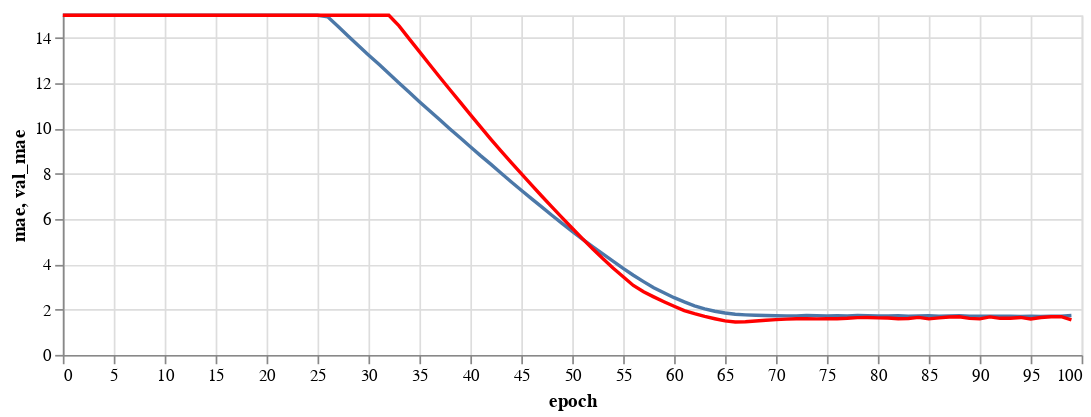

Notebook source saved alongside this figure:
### Code cell
train_error = alt.Chart(hist,height=200,width=600).mark_line().encode(alt.X('epoch'),alt.Y('mae',scale=alt.Scale(domain=[0,15],clamp=True)))
val_error = alt.Chart(hist,height=200,width=600).mark_line(color='red').encode(alt.X('epoch'),alt.Y('val_mae',scale=alt.Scale(domain=[0,15])))

train_error + val_error

### Figure 1 — Vega-Lite specification as saved in the notebook (floating-point values rounded to 4 significant figures)
{"config": {"view": {"continuousWidth": 400, "continuousHeight": 300}}, "layer": [{"mark": "line", "encoding": {"x": {"type": "quantitative", "field": "epoch"}, "y": {"type": "quantitative", "field": "mae", "scale": {"clamp": true, "domain": [0, 15]}}}, "height": 200, "width": 600}, {"mark": {"type": "line", "color": "red"}, "encoding": {"x": {"type": "quantitative", "field": "epoch"}, "y": {"type": "quantitative", "field": "val_mae", "scale": {"domain": [0, 15]}}}, "height": 200, "width": 600}], "data": {"name": "data-bbf2a0ac775bc1f8410e921b3b7d495b"}, "$schema": "https://vega.github.io/schema/vega-lite/v4.8.1.json", "datasets": {"data-bbf2a0ac775bc1f8410e921b3b7d495b": [{"loss": 1071.0, "mae": 28.2, "mse": 1071.0, "val_loss": 1619.0, "val_mae": 36.43, "val_mse": 1619.0, "epoch": 0}, {"loss": 985.8, "mae": 27.11, "mse": 985.8, "val_loss": 1516.0, "val_mae": 35.24, "val_mse": 1516.0, "epoch": 1}, {"loss": 927.1, "mae": 26.31, "mse": 927.1, "val_loss": 1432.0, "val_mae": 34.26, "val_mse": 1432.0, "epoch": 2}, {"loss": 879.3, "mae": 25.62, "mse": 879.3, "val_loss": 1361.0, "val_mae": 33.39, "val_mse": 1361.0, "epoch": 3}, {"loss": 837.5, "mae": 25.01, "mse": 837.5, "val_loss": 1297.0, "val_mae": 32.59, "val_mse": 1297.0, "epoch": 4}, {"loss": 799.5, "mae": 24.46, "mse": 799.5, "val_loss": 1237.0, "val_mae": 31.83, "val_mse": 1237.0, "epoch": 5}, {"loss": 764.2, "mae": 23.92, "mse": 764.2, "val_loss": 1182.0, "val_mae": 31.11, "val_mse": 1182.0, "epoch": 6}, {"loss": 731.5, "mae": 23.4, "mse": 731.5, "val_loss": 1130.0, "val_mae": 30.42, "val_mse": 1130.0, "epoch": 7}, {"loss": 700.3, "mae": 22.92, "mse": 700.3, "val_loss": 1080.0, "val_mae": 29.73, "val_mse": 1080.0, "epoch": 8}, {"loss": 670.4, "mae": 22.43, "mse": 670.4, "val_loss": 1032.0, "val_mae": 29.06, "val_mse": 1032.0, "epoch": 9}, {"loss": 642.0, "mae": 21.95, "mse": 642.0, "val_loss": 986.6, "val_mae": 28.41, "val_mse": 986.6, "epoch": 10}, {"loss": 614.5, "mae": 21.5, "mse": 614.5, "val_loss": 942.3, "val_mae": 27.77, "val_mse": 942.3, "epoch": 11}, {"loss": 588.2, "mae": 21.03, "mse": 588.2, "val_loss": 900.1, "val_mae": 27.13, "val_mse": 900.1, "epoch": 12}, {"loss": 562.5, "mae": 20.58, "mse": 562.5, "val_loss": 858.9, "val_mae": 26.5, "val_mse": 858.9, "epoch": 13}, {"loss": 537.7, "mae": 20.14, "mse": 537.7, "val_loss": 818.8, "val_mae": 25.87, "val_mse": 818.8, "epoch": 14}, {"loss": 513.5, "mae": 19.69, "mse": 513.5, "val_loss": 780.0, "val_mae": 25.25, "val_mse": 780.0, "epoch": 15}, {"loss": 490.1, "mae": 19.24, "mse": 490.1, "val_loss": 742.6, "val_mae": 24.63, "val_mse": 742.6, "epoch": 16}, {"loss": 467.6, "mae": 18.8, "mse": 467.6, "val_loss": 706.3, "val_mae": 24.02, "val_mse": 706.3, "epoch": 17}, {"loss": 445.6, "mae": 18.37, "mse": 445.6, "val_loss": 670.9, "val_mae": 23.41, "val_mse": 670.9, "epoch": 18}, {"loss": 424.2, "mae": 17.93, "mse": 424.2, "val_loss": 636.7, "val_mae": 22.8, "val_mse": 636.7, "epoch": 19}, {"loss": 403.5, "mae": 17.49, "mse": 403.5, "val_loss": 603.6, "val_mae": 22.2, "val_mse": 603.6, "epoch": 20}, {"loss": 383.6, "mae": 17.07, "mse": 383.6, "val_loss": 571.3, "val_mae": 21.59, "val_mse": 571.3, "epoch": 21}, {"loss": 363.8, "mae": 16.63, "mse": 363.8, "val_loss": 540.2, "val_mae": 20.99, "val_mse": 540.2, "epoch": 22}, {"loss": 344.9, "mae": 16.2, "mse": 344.9, "val_loss": 510.1, "val_mae": 20.39, "val_mse": 510.1, "epoch": 23}, {"loss": 326.6, "mae": 15.78, "mse": 326.6, "val_loss": 480.9, "val_mae": 19.79, "val_mse": 480.9, "epoch": 24}, {"loss": 308.9, "mae": 15.35, "mse": 308.9, "val_loss": 452.9, "val_mae": 19.2, "val_mse": 452.9, "epoch": 25}, {"loss": 291.7, "mae": 14.93, "mse": 291.7, "val_loss": 425.7, "val_mae": 18.61, "val_mse": 425.7, "epoch": 26}, {"loss": 275.1, "mae": 14.51, "mse": 275.1, "val_loss": 399.4, "val_mae": 18.02, "val_mse": 399.4, "epoch": 27}, {"loss": 259.0, "mae": 14.08, "mse": 259.0, "val_loss": 374.1, "val_mae": 17.44, "val_mse": 374.1, "epoch": 28}, {"loss": 243.5, "mae": 13.67, "mse": 243.5, "val_loss": 349.7, "val_mae": 16.85, "val_mse": 349.7, "epoch": 29}, {"loss": 228.5, "mae": 13.25, "mse": 228.5, "val_loss": 326.3, "val_mae": 16.27, "val_mse": 326.3, "epoch": 30}, {"loss": 214.1, "mae": 12.84, "mse": 214.1, "val_loss": 303.6, "val_mae": 15.69, "val_mse": 303.6, "epoch": 31}, {"loss": 200.1, "mae": 12.42, "mse": 200.1, "val_loss": 281.9, "val_mae": 15.11, "val_mse": 281.9, "epoch": 32}, {"loss": 186.7, "mae": 12.01, "mse": 186.7, "val_loss": 261.0, "val_mae": 14.53, "val_mse": 261.0, "epoch": 33}, {"loss": 173.8, "mae": 11.6, "mse": 173.8, "val_loss": 241.1, "val_mae": 13.96, "val_mse": 241.1, "epoch": 34}, {"loss": 161.6, "mae": 11.19, "mse": 161.6, "val_loss": 222.3, "val_mae": 13.39, "val_mse": 222.3, "epoch": 35}, {"loss": 149.8, "mae": 10.78, "mse": 149.8, "val_loss": 204.2, "val_mae": 12.83, "val_mse": 204.2, "epoch": 36}, {"loss": 138.6, "mae": 10.39, "mse": 138.6, "val_loss": 187.0, "val_mae": 12.26, "val_mse": 187.0, "epoch": 37}, {"loss": 128.0, "mae": 9.979, "mse": 128.0, "val_loss": 170.9, "val_mae": 11.71, "val_mse": 170.9, "epoch": 38}, {"loss": 117.8, "mae": 9.587, "mse": 117.8, "val_loss": 155.6, "val_mae": 11.16, "val_mse": 155.6, "epoch": 39}, {"loss": 108.1, "mae": 9.197, "mse": 108.1, "val_loss": 141.0, "val_mae": 10.61, "val_mse": 141.0, "epoch": 40}, {"loss": 98.97, "mae": 8.802, "mse": 98.97, "val_loss": 127.3, "val_mae": 10.07, "val_mse": 127.3, "epoch": 41}, {"loss": 90.24, "mae": 8.424, "mse": 90.24, "val_loss": 114.4, "val_mae": 9.528, "val_mse": 114.4, "epoch": 42}, {"loss": 82.04, "mae": 8.037, "mse": 82.04, "val_loss": 102.3, "val_mae": 9.009, "val_mse": 102.3, "epoch": 43}, {"loss": 74.3, "mae": 7.65, "mse": 74.3, "val_loss": 91.06, "val_mae": 8.504, "val_mse": 91.06, "epoch": 44}, {"loss": 67.11, "mae": 7.274, "mse": 67.11, "val_loss": 80.64, "val_mae": 8.004, "val_mse": 80.64, "epoch": 45}, {"loss": 60.35, "mae": 6.901, "mse": 60.35, "val_loss": 70.97, "val_mae": 7.508, "val_mse": 70.97, "epoch": 46}, {"loss": 54.04, "mae": 6.536, "mse": 54.04, "val_loss": 62.02, "val_mae": 7.017, "val_mse": 62.02, "epoch": 47}, {"loss": 48.22, "mae": 6.168, "mse": 48.22, "val_loss": 53.87, "val_mae": 6.536, "val_mse": 53.87, "epoch": 48}, {"loss": 42.8, "mae": 5.81, "mse": 42.8, "val_loss": 46.41, "val_mae": 6.06, "val_mse": 46.41, "epoch": 49}, {"loss": 37.84, "mae": 5.459, "mse": 37.84, "val_loss": 39.68, "val_mae": 5.593, "val_mse": 39.68, "epoch": 50}, {"loss": 33.34, "mae": 5.112, "mse": 33.34, "val_loss": 33.66, "val_mae": 5.137, "val_mse": 33.66, "epoch": 51}, {"loss": 29.23, "mae": 4.781, "mse": 29.23, "val_loss": 28.3, "val_mae": 4.691, "val_mse": 28.3, "epoch": 52}, {"loss": 25.46, "mae": 4.461, "mse": 25.46, "val_loss": 23.53, "val_mae": 4.254, "val_mse": 23.53, "epoch": 53}, {"loss": 22.11, "mae": 4.143, "mse": 22.11, "val_loss": 19.36, "val_mae": 3.841, "val_mse": 19.36, "epoch": 54}, {"loss": 19.16, "mae": 3.821, "mse": 19.16, "val_loss": 15.83, "val_mae": 3.447, "val_mse": 15.83, "epoch": 55}, {"loss": 16.51, "mae": 3.518, "mse": 16.51, "val_loss": 12.83, "val_mae": 3.067, "val_mse": 12.83, "epoch": 56}, {"loss": 14.27, "mae": 3.237, "mse": 14.27, "val_loss": 10.35, "val_mae": 2.786, "val_mse": 10.35, "epoch": 57}, {"loss": 12.27, "mae": 2.968, "mse": 12.27, "val_loss": 8.312, "val_mae": 2.563, "val_mse": 8.312, "epoch": 58}, {"loss": 10.59, "mae": 2.742, "mse": 10.59, "val_loss": 6.717, "val_mae": 2.351, "val_mse": 6.717, "epoch": 59}, {"loss": 9.186, "mae": 2.527, "mse": 9.186, "val_loss": 5.507, "val_mae": 2.149, "val_mse": 5.507, "epoch": 60}, {"loss": 8.027, "mae": 2.34, "mse": 8.027, "val_loss": 4.632, "val_mae": 1.958, "val_mse": 4.632, "epoch": 61}, {"loss": 7.127, "mae": 2.169, "mse": 7.127, "val_loss": 4.079, "val_mae": 1.819, "val_mse": 4.079, "epoch": 62}, {"loss": 6.381, "mae": 2.033, "mse": 6.381, "val_loss": 3.75, "val_mae": 1.7, "val_mse": 3.75, "epoch": 63}, {"loss": 5.811, "mae": 1.928, "mse": 5.811, "val_loss": 3.622, "val_mae": 1.596, "val_mse": 3.622, "epoch": 64}, {"loss": 5.404, "mae": 1.849, "mse": 5.404, "val_loss": 3.637, "val_mae": 1.5, "val_mse": 3.637, "epoch": 65}, {"loss": 5.113, "mae": 1.793, "mse": 5.113, "val_loss": 3.748, "val_mae": 1.451, "val_mse": 3.748, "epoch": 66}, {"loss": 4.931, "mae": 1.768, "mse": 4.931, "val_loss": 3.898, "val_mae": 1.466, "val_mse": 3.898, "epoch": 67}, {"loss": 4.854, "mae": 1.752, "mse": 4.854, "val_loss": 4.055, "val_mae": 1.498, "val_mse": 4.055, "epoch": 68}, {"loss": 4.735, "mae": 1.738, "mse": 4.735, "val_loss": 4.23, "val_mae": 1.532, "val_mse": 4.23, "epoch": 69}, {"loss": 4.709, "mae": 1.731, "mse": 4.709, "val_loss": 4.362, "val_mae": 1.555, "val_mse": 4.362, "epoch": 70}, {"loss": 4.639, "mae": 1.722, "mse": 4.639, "val_loss": 4.529, "val_mae": 1.581, "val_mse": 4.529, "epoch": 71}, {"loss": 4.631, "mae": 1.723, "mse": 4.631, "val_loss": 4.616, "val_mae": 1.594, "val_mse": 4.616, "epoch": 72}, {"loss": 4.69, "mae": 1.74, "mse": 4.69, "val_loss": 4.621, "val_mae": 1.595, "val_mse": 4.621, "epoch": 73}, {"loss": 4.69, "mae": 1.735, "mse": 4.69, "val_loss": 4.601, "val_mae": 1.592, "val_mse": 4.601, "epoch": 74}, {"loss": 4.642, "mae": 1.725, "mse": 4.642, "val_loss": 4.63, "val_mae": 1.596, "val_mse": 4.63, "epoch": 75}, {"loss": 4.664, "mae": 1.726, "mse": 4.664, "val_loss": 4.641, "val_mae": 1.598, "val_mse": 4.641, "epoch": 76}, {"loss": 4.594, "mae": 1.719, "mse": 4.594, "val_loss": 4.771, "val_mae": 1.615, "val_mse": 4.771, "epoch": 77}, {"loss": 4.665, "mae": 1.738, "mse": 4.665, "val_loss": 5.015, "val_mae": 1.646, "val_mse": 5.015, "epoch": 78}, {"loss": 4.64, "mae": 1.731, "mse": 4.64, "val_loss": 5.046, "val_mae": 1.65, "val_mse": 5.046, "epoch": 79}, {"loss": 4.582, "mae": 1.717, "mse": 4.582, "val_loss": 4.939, "val_mae": 1.637, "val_mse": 4.939, "epoch": 80}, {"loss": 4.574, "mae": 1.716, "mse": 4.574, "val_loss": 4.881, "val_mae": 1.629, "val_mse": 4.881, "epoch": 81}, {"loss": 4.636, "mae": 1.73, "mse": 4.636, "val_loss": 4.623, "val_mae": 1.595, "val_mse": 4.623, "epoch": 82}, {"loss": 4.581, "mae": 1.711, "mse": 4.581, "val_loss": 4.711, "val_mae": 1.607, "val_mse": 4.711, "epoch": 83}, {"loss": 4.618, "mae": 1.718, "mse": 4.618, "val_loss": 5.103, "val_mae": 1.656, "val_mse": 5.103, "epoch": 84}, {"loss": 4.64, "mae": 1.728, "mse": 4.64, "val_loss": 4.584, "val_mae": 1.589, "val_mse": 4.584, "epoch": 85}, {"loss": 4.558, "mae": 1.712, "mse": 4.558, "val_loss": 4.919, "val_mae": 1.634, "val_mse": 4.919, "epoch": 86}, {"loss": 4.659, "mae": 1.718, "mse": 4.659, "val_loss": 5.231, "val_mae": 1.671, "val_mse": 5.231, "epoch": 87}, {"loss": 4.674, "mae": 1.728, "mse": 4.674, "val_loss": 5.347, "val_mae": 1.684, "val_mse": 5.347, "epoch": 88}, {"loss": 4.551, "mae": 1.713, "mse": 4.551, "val_loss": 4.739, "val_mae": 1.61, "val_mse": 4.739, "epoch": 89}, {"loss": 4.556, "mae": 1.714, "mse": 4.556, "val_loss": 4.612, "val_mae": 1.592, "val_mse": 4.612, "epoch": 90}, {"loss": 4.594, "mae": 1.711, "mse": 4.594, "val_loss": 5.295, "val_mae": 1.678, "val_mse": 5.295, "epoch": 91}, {"loss": 4.527, "mae": 1.708, "mse": 4.527, "val_loss": 4.78, "val_mae": 1.615, "val_mse": 4.78, "epoch": 92}, {"loss": 4.512, "mae": 1.704, "mse": 4.512, "val_loss": 4.807, "val_mae": 1.619, "val_mse": 4.807, "epoch": 93}, {"loss": 4.521, "mae": 1.702, "mse": 4.521, "val_loss": 5.089, "val_mae": 1.654, "val_mse": 5.089, "epoch": 94}, {"loss": 4.508, "mae": 1.705, "mse": 4.508, "val_loss": 4.565, "val_mae": 1.585, "val_mse": 4.565, "epoch": 95}, {"loss": 4.497, "mae": 1.703, "mse": 4.497, "val_loss": 5.051, "val_mae": 1.649, "val_mse": 5.051, "epoch": 96}, {"loss": 4.552, "mae": 1.712, "mse": 4.552, "val_loss": 5.383, "val_mae": 1.687, "val_mse": 5.383, "epoch": 97}, {"loss": 4.57, "mae": 1.71, "mse": 4.57, "val_loss": 5.393, "val_mae": 1.687, "val_mse": 5.393, "epoch": 98}, {"loss": 4.745, "mae": 1.737, "mse": 4.745, "val_loss": 4.314, "val_mae": 1.544, "val_mse": 4.314, "epoch": 99}]}}
